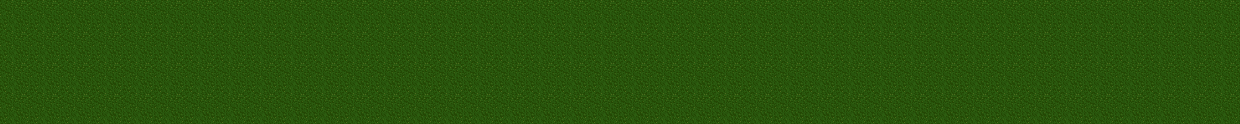

Tiled map render using the project's own tile images. Description and the whole map definition, tile-layer contents included, below:
An orthogonal 40x4 tile map with 31x31 px tiles, 1 tile layer (Tile Layer 1).

<map version="1.0" tiledversion="2017.10.11" orientation="orthogonal" renderorder="left-down" width="40" height="4" tilewidth="31" tileheight="31" infinite="0" nextobjectid="1">
 <tileset firstgid="1" source="summerTileset.tsx" />
 <layer name="Tile Layer 1" width="40" height="4">
  <data encoding="csv">
357,357,357,357,357,357,357,357,357,357,357,357,357,357,357,357,357,357,357,357,357,357,357,357,357,357,357,357,357,357,357,357,357,357,357,357,357,357,357,357,
357,357,357,357,357,357,357,357,357,357,357,357,357,357,357,357,357,357,357,357,357,357,357,357,357,357,357,357,357,357,357,357,357,357,357,357,357,357,357,357,
357,357,357,357,357,357,357,357,357,357,357,357,357,357,357,357,357,357,357,357,357,357,357,357,357,357,357,357,357,357,357,357,357,357,357,357,357,357,357,357,
357,357,357,357,357,357,357,357,357,357,357,357,357,357,357,357,357,357,357,357,357,357,357,357,357,357,357,357,357,357,357,357,357,357,357,357,357,357,357,357
</data>
 </layer>
</map>
